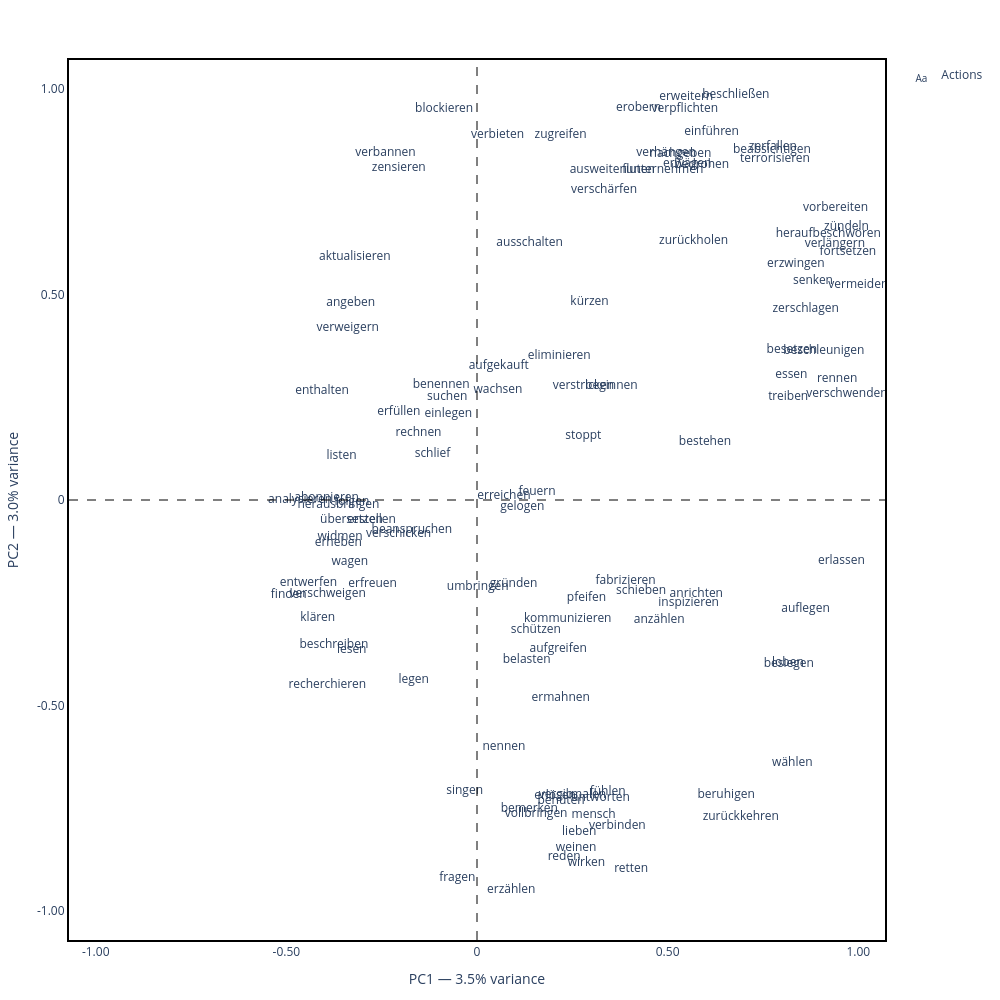

Notebook code cell kept with this figure:
### Code cell
# OPTIONAL: Show plot with verbs only and verb loadings on PCA components (used to generate custom plot annotations)
pca, transformed, features, matrix, fig = visualize_pca_matrix(create_actor_action_matrix(de_actionrange, (
        'action', 'canonical', 'category'), category_actors=False,  filter_mask=filter_mask, normalize='rows'),
    n_components=2, actors=False, actions=True, scale_to_unit=True, logscale=False) # Detail: actors=False, actions=True

fig.update_layout(
    width=1000,
    height=1000, 
    showlegend=True,
    template="plotly_white",
    margin=dict(l=60, r=60, t=60, b=60)
)

fig.show()

analyze_pca_components(
    pca, # Fitted PCA object
    features, # List of column names
    scree=False, # Show scree plot
    axes_words=(True, 2), # Show words for top 3 components
)

### Figure 1 — Plotly figure (JSON) as saved in the notebook; plotly's stock layout.template omitted (floating-point values rounded to 4 significant figures; data arrays with more than 128 entries replaced by an {"elided": "..."} marker saying what was removed)
{"data": [{"hovertext": {"elided": "1366 str values"}, "mode": "text", "name": "Actions", "showlegend": true, "text": {"elided": "1366 str values"}, "textposition": "bottom center", "type": "scatter", "x": {"elided": "1366 float values"}, "y": {"elided": "1366 float values"}}], "layout": {"height": 1000, "hovermode": "closest", "legend": {"x": 1.02, "xanchor": "left", "y": 1, "yanchor": "top"}, "margin": {"b": 60, "l": 60, "r": 60, "t": 60}, "shapes": [{"line": {"color": "black", "dash": "dash", "width": 1}, "type": "line", "x0": -1.07, "x1": 1.07, "y0": 0, "y1": 0}, {"line": {"color": "black", "dash": "dash", "width": 1}, "type": "line", "x0": 0, "x1": 0, "y0": -1.07, "y1": 1.07}], "showlegend": true, "title": {"text": ""}, "width": 1000, "xaxis": {"linecolor": "black", "linewidth": 2, "mirror": true, "range": [-1.07, 1.07], "showgrid": false, "showline": true, "tickmode": "array", "ticktext": ["-1.00", "-0.50", "0", "0.50", "1.00"], "tickvals": [-1, -0.5, 0, 0.5, 1], "title": {"text": "PC1 — 3.5% variance"}, "zeroline": false}, "yaxis": {"linecolor": "black", "linewidth": 2, "mirror": true, "range": [-1.07, 1.07], "showgrid": false, "showline": true, "tickmode": "array", "ticktext": ["-1.00", "-0.50", "0", "0.50", "1.00"], "tickvals": [-1, -0.5, 0, 0.5, 1], "title": {"text": "PC2 — 3.0% variance"}, "zeroline": false}}}
